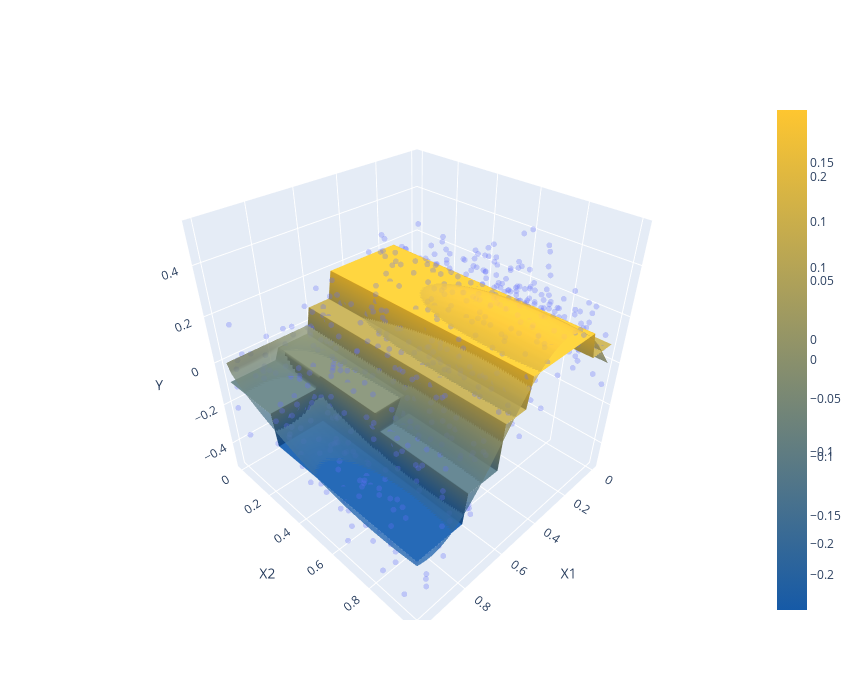

The notebook cell saved with this chart:
### Markdown cell above
We now fit a regression tree to this data and plot the predicted
regression surface.

### Code cell
from sklearn import tree
fitted_tree = tree.DecisionTreeRegressor(max_depth=3).fit(Xsim,ysim)
fig=surface_scatter_plot(
    Xsim, ysim, lambda x: fitted_tree.predict([x]), show_f0=True
)
fig
